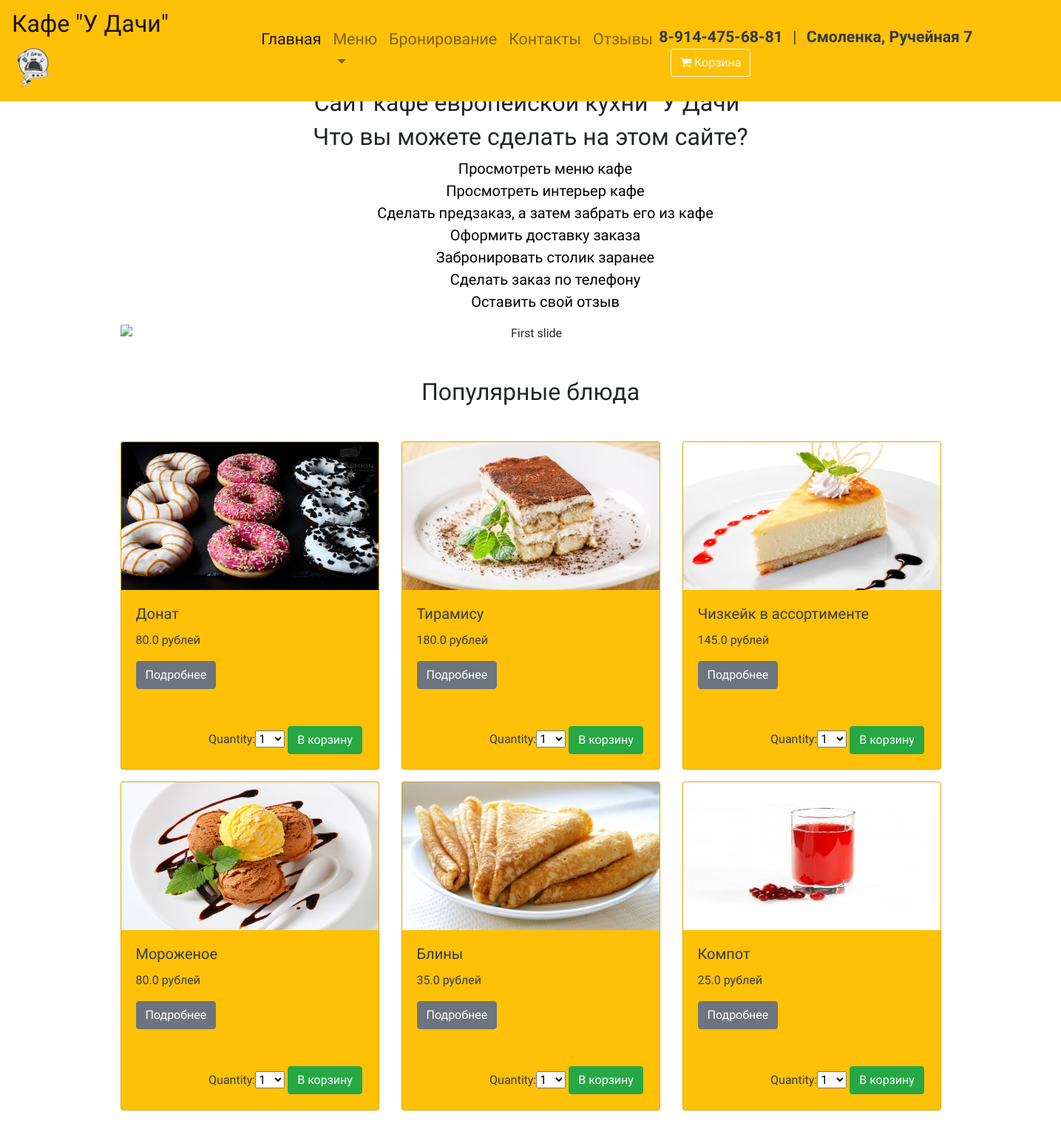
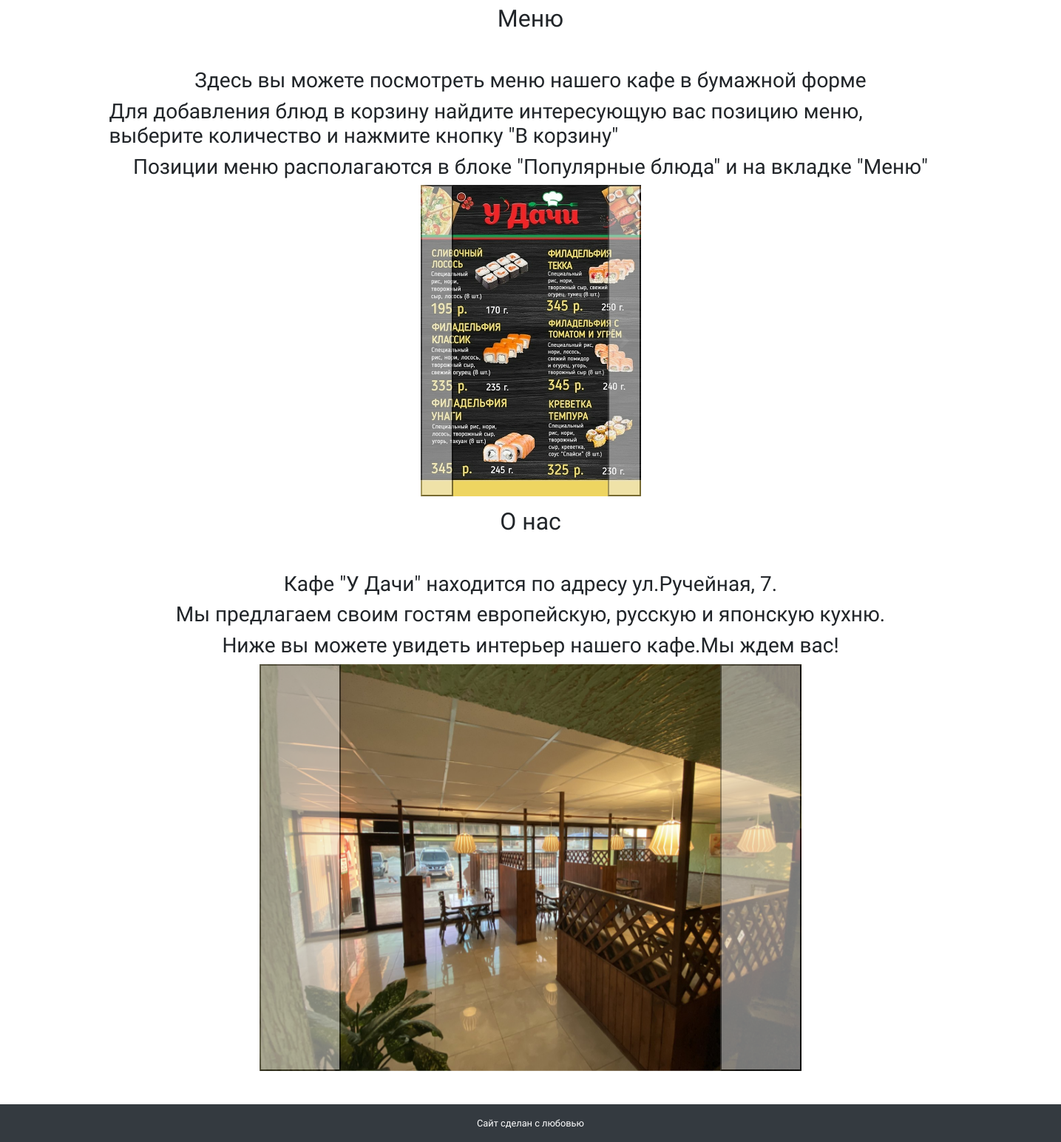
The page / on the database its author committed (2 pictures, top to bottom).
### udachi/models.py (models this page shows, shortened)
class Bluda(models.Model):
    class Meta:
        verbose_name = 'Блюдо'
        verbose_name_plural = 'Блюда'
    nazvanie = models.CharField(verbose_name='Название', max_length=255, null=False, blank=False)
    opisanie = models.TextField('Описание', null=True, blank=True)
    cena = models.FloatField('Цена', default=0)
    gramovka = models.FloatField('Граммовка', default=0)
    prevyu = models.ImageField('Превью', null=False, blank=False)
    tip_bluda = models.ForeignKey(TipBluda, verbose_name='Тип блюда', on_delete=models.SET_NULL, null=True)
    ne_pokazivat = models.BooleanField('Не показывать блюдо', default=False)
    kolvo_dobavlenia_v_korzinu = models.IntegerField('Кол-во раз добавили в корзину', default=0)

### udachi/views.py (the view)
# urls.py: path('', render_page_home, name='home'),
def render_page_home(request, alert=None):
    bluda_iz_topa = Bluda.objects.order_by('kolvo_dobavlenia_v_korzinu')[0:6]
    otzivi = Otzivi.objects.filter(prosli_moderaziu=True).order_by('data_otziva')
    cart_bluda_form = CartAddBludaForm()
    forma_ostavit_otziv = OstavitOtzivForm()
    return render(request, 'udachi/home.html', {
        'bluda_iz_topa': bluda_iz_topa,
        'otzivi': otzivi,
        'forma_ostavit_otziv': forma_ostavit_otziv,
        'alert': alert,
        'cart_bluda_form': cart_bluda_form
    })

### udachi/forms.py
class OstavitOtzivForm(ModelForm):
    class Meta:
        model = Otzivi
        fields = ['avtor', 'otziv', 'telephone_avtora']
        widgets = {"avtor": TextInput(attrs={
            'class': 'form-control', 'placeholder': 'Автор'}),
            "otziv": Textarea(attrs={
                'class': 'form-control', 'placeholder': 'Текст отзыва'}),
            "telephone_avtora": TextInput(attrs={
                'class': 'form-control', 'placeholder': 'Номер телефона'}),
        }

class CartAddBludaForm(forms.Form):
    quantity = forms.TypedChoiceField(choices=PRODUCT_QUANTITY_CHOICES, coerce=int)
    update = forms.BooleanField(required=False, initial=False, widget=forms.HiddenInput)

### udachi/cart.py (called while the page is built)
    def __len__(self):
        return sum(item['quantity'] for item in self.cart.values())

### udachi/context_processors.py (called while the page is built)
def cart(request):
    return {'cart': Cart(request)}

### udachi/templates/udachi/home.html (shortened to what this page needs)
{% extends 'udachi/base.html' %}
{% load static %}
{% block Content %}
    <div class="container py-5">
        <div class="row">
            <div class="col-12 my-5 text-center">{% include 'structure/pochemu_mi.html' %}
                {% include 'structure/slaider.html' %}
            </div>
            {% include 'structure/popularnii_bluda.html' %}
        </div>
    <div class="row justify-content-center">
        <br>
            {% include 'structure/menu.html' %}
        <br>
        {% include 'structure/interier.html' %}
</div>
    <br><br>
    </div>
{% endblock %}

### udachi/templates/structure/popularnii_bluda.html (shortened to what this page needs)
{% load thumbnail %}
{% load static %}
<div class="col-12"><h2 class="text-center mb-5">Популярные блюда</h2></div>
{% for i_bluda in bluda_iz_topa %}
    <div class="col-12 col-md-6 col-lg-4 col-xl-4">
        <div class="card text-dark bg-warning mb-3">
            {% if i_bluda.prevyu %}
                {% thumbnail i_bluda.prevyu 350x350 as image %}
                <img class="card-img-top" src="{{ image }}">
            {% else %}
                <img class="card-img-top img-fluid" src="{% static 'udachi/logo.png' %}">
            {% endif %}
            <div class="card-body">
                <h5 class="card-title">{{ i_bluda.nazvanie }}</h5>
                <p class="card-text">{{ i_bluda.cena }} рублей</p>
                <a href="{% url "detail_view" i_bluda.id %}" class="btn btn-secondary">Подробнее</a>
                <form action="{% url "cart_add" i_bluda.id %}" method="post" class="card-text">
                    {{ cart_bluda_form }}
                    <input class="btn btn-success" type="submit" value="В корзину">
                </form>
            </div>
        </div>
    </div>
    <br>
{% endfor %}

### udachi/static/udachi/style.css (style rules this page uses)
body { font-family: 'Balsamiq Sans', cursive; }
form { margin-left: 32%; width: 500px; margin-top: 50px; }
.card-img-top { height: 200px; }

### rows shown on the page
Bluda: prevyu (picture), nazvanie "Донат", cena "80.0"
Bluda: prevyu (picture), nazvanie "Тирамису", cena "180.0"
Bluda: prevyu (picture), nazvanie "Чизкейк в ассортименте", cena "145.0"
Bluda: prevyu (picture), nazvanie "Мороженое", cena "80.0"
Bluda: prevyu (picture), nazvanie "Блины", cena "35.0"
Bluda: prevyu (picture), nazvanie "Компот", cena "25.0"
